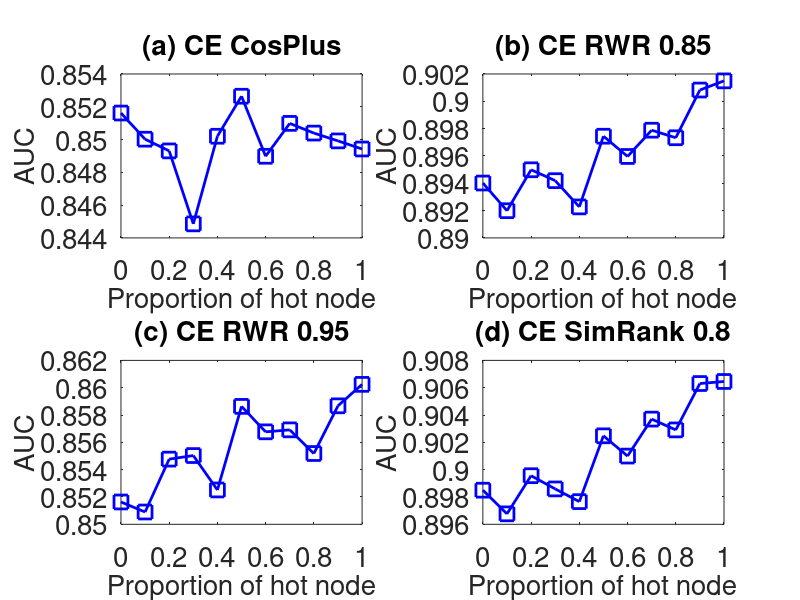

Source code (MATLAB):
subplot(2,2,1);
x=0:0.1:1;
y=[0.8516172
0.8500212
0.8493072
0.8448556
0.8502016
0.8526428
0.8489804
0.8509856
0.8503944
0.8499176
0.8494228

];
plot(x,y,'-bs','LineWidth',2,'MarkerSize',10);
set(gca,'FontSize',20);
xlabel('Proportion of hot node','fontsize',20);
ylabel('AUC','fontsize',20);
title('(a) CE CosPlus','fontsize',20);

subplot(2,2,2);
x=0:0.1:1;
y=[0.894016
0.8919908
0.8949868
0.8941904
0.8922692
0.8974436
0.895962
0.8978844
0.8973314
0.9008244
0.901496

];
plot(x,y,'-bs','LineWidth',2,'MarkerSize',10);
set(gca,'FontSize',20);
xlabel('Proportion of hot node','fontsize',20);
ylabel('AUC','fontsize',20);
title('(b) CE RWR 0.85','fontsize',20);

subplot(2,2,3);
x=0:0.1:1;
y=[0.8516348
0.8509004
0.854772
0.8550332
0.8525148
0.8586328
0.85677
0.8569148
0.855182
0.8586748
0.8602448

];
plot(x,y,'-bs','LineWidth',2,'MarkerSize',10);
set(gca,'FontSize',20);
xlabel('Proportion of hot node','fontsize',20);
ylabel('AUC','fontsize',20);
title('(c) CE RWR 0.95','fontsize',20);


subplot(2,2,4);
x=0:0.1:1;
y=[0.8984976
0.8967664
0.899558
0.89859
0.89766
0.902478
0.9009952
0.9037016
0.90291
0.9063054
0.9064554

];
plot(x,y,'-bs','LineWidth',2,'MarkerSize',10);
set(gca,'FontSize',20);
xlabel('Proportion of hot node','fontsize',20);
ylabel('AUC','fontsize',20);
title('(d) CE SimRank 0.8','fontsize',20);